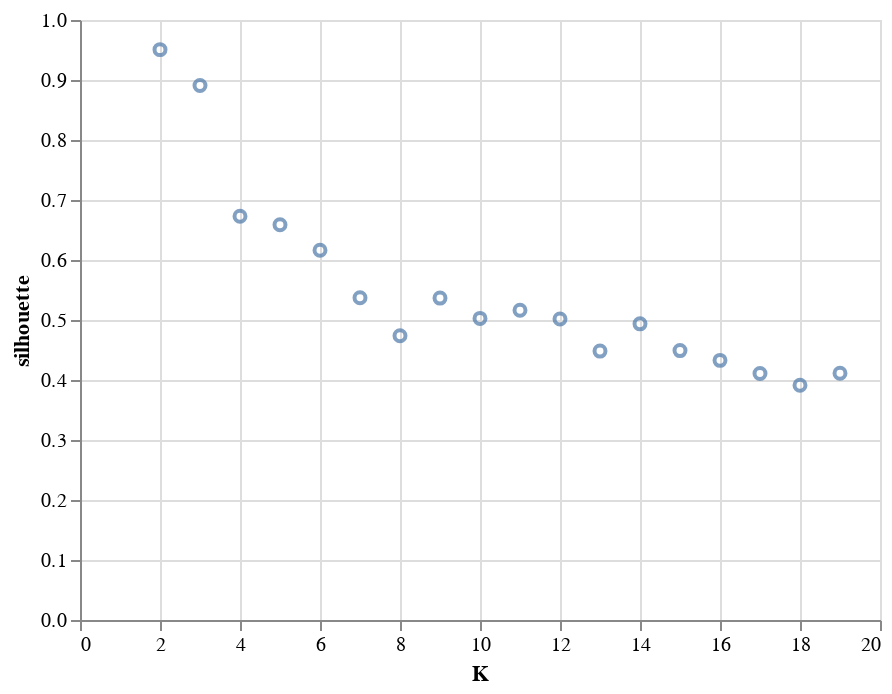

Notebook source saved alongside this figure:
### Markdown cell above
Using Altair iteractive chart to show the results

### Code cell
chart = alt.Chart(K_df).mark_point(
	    width=100,
	    height=50
	).encode(
	    x='K',
	    y='silhouette',
	)
chart.interactive() #use iteractive chart
chart

### Figure 1 — Vega-Lite specification as saved in the notebook (floating-point values rounded to 4 significant figures)
{"config": {"view": {"continuousWidth": 400, "continuousHeight": 300}}, "data": {"name": "data-56c3dbbad482e5b6d615204a1199a971"}, "mark": {"type": "point", "height": 50, "width": 100}, "encoding": {"x": {"type": "quantitative", "field": "K"}, "y": {"type": "quantitative", "field": "silhouette"}}, "$schema": "https://vega.github.io/schema/vega-lite/v4.8.1.json", "datasets": {"data-56c3dbbad482e5b6d615204a1199a971": [{"K": 2.0, "silhouette": 0.9506}, {"K": 3.0, "silhouette": 0.8907}, {"K": 4.0, "silhouette": 0.6728}, {"K": 5.0, "silhouette": 0.6588}, {"K": 6.0, "silhouette": 0.6161}, {"K": 7.0, "silhouette": 0.5371}, {"K": 8.0, "silhouette": 0.4737}, {"K": 9.0, "silhouette": 0.5365}, {"K": 10.0, "silhouette": 0.5027}, {"K": 11.0, "silhouette": 0.5162}, {"K": 12.0, "silhouette": 0.5017}, {"K": 13.0, "silhouette": 0.4482}, {"K": 14.0, "silhouette": 0.4936}, {"K": 15.0, "silhouette": 0.449}, {"K": 16.0, "silhouette": 0.4327}, {"K": 17.0, "silhouette": 0.4107}, {"K": 18.0, "silhouette": 0.3912}, {"K": 19.0, "silhouette": 0.4114}]}}
